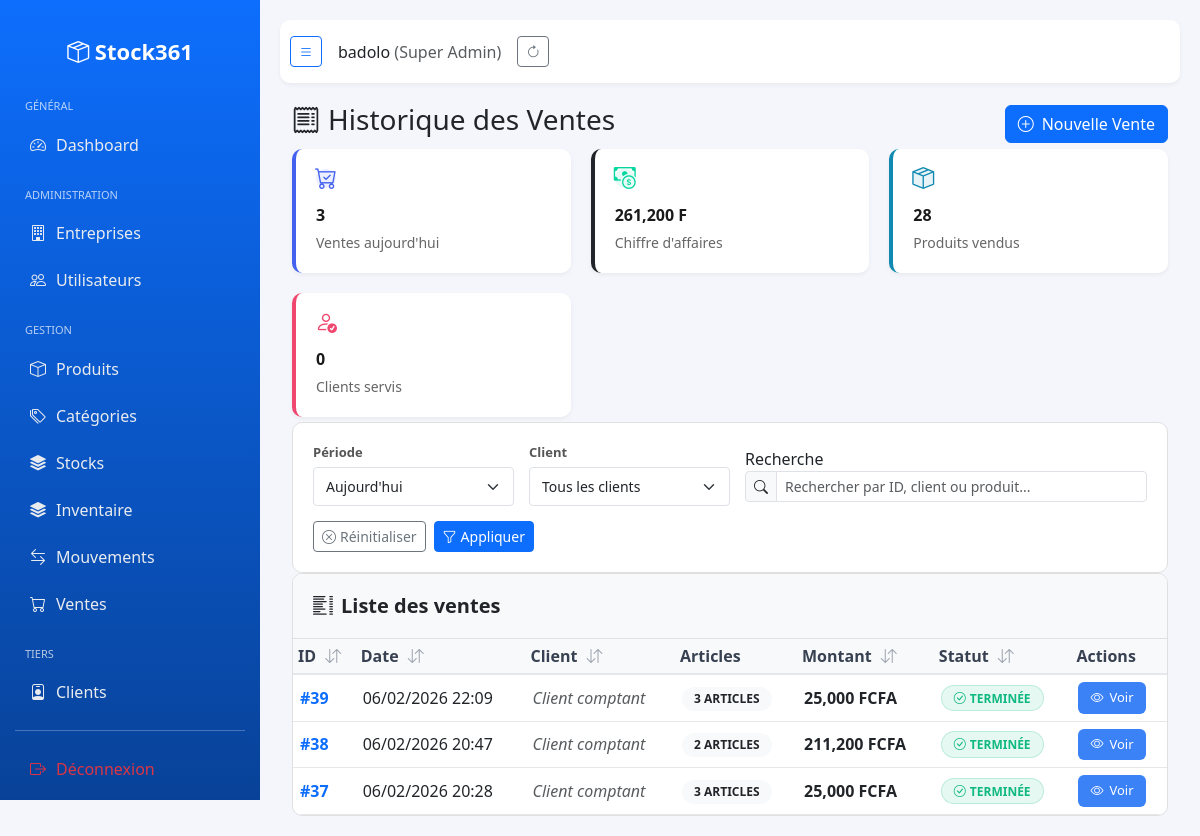
/vente/ (signed in), run on the app's committed database.
### entreprise/models.py (models this page shows, shortened)
class Utilisateur(AbstractUser):
    class TypeUtilisateur(models.TextChoices):
        SUPER_ADMIN = 'super_admin', 'Super Admin'
        RESPONSABLE = 'responsable', 'Responsable'
        GERANT = 'gerant', 'Gérant/Secrétaire'
    entreprise = models.ForeignKey(
        Entreprise,
        on_delete=models.CASCADE,
        related_name='utilisateurs',
        blank=True,
        null=True
    )
    type_utilisateur = models.CharField(
        max_length=20,
        choices=TypeUtilisateur.choices,
        default=TypeUtilisateur.GERANT
    )
    est_actif = models.BooleanField(default=True)
    telephone = models.CharField(max_length=20, blank=True, null=True)
    adresse = models.CharField(max_length=255, blank=True, null=True)
    date_creation = models.DateTimeField(default=timezone.now)
    @property
    def est_super_admin(self):
        return self.type_utilisateur == self.TypeUtilisateur.SUPER_ADMIN
    def get_role_display(self):
        return self.get_type_utilisateur_display()
    @property
    def responsable(self):
        """
        Retourne le premier utilisateur de type 'responsable' ou None
        """
        return self.utilisateurs.filter(type_utilisateur='responsable').first()

### vente/models.py (models this page shows, shortened)
class Vente(models.Model):
    entreprise = models.ForeignKey(Entreprise, on_delete=models.CASCADE)
    client = models.ForeignKey(Client, on_delete=models.SET_NULL, null=True, blank=True)
    utilisateur = models.ForeignKey(Utilisateur, on_delete=models.SET_NULL, null=True)
    date = models.DateTimeField(default=timezone.now)
    total = models.DecimalField(max_digits=12, decimal_places=2, default=0)
    recu_pdf = models.FileField(upload_to='recu_vente/', blank=True, null=True)

### vente/views.py (the view, shortened to what this page needs)
# urls.py: path('', views.VenteListView.as_view(), name='vente_list'),
class VenteListView(LoginRequiredMixin, ListView):
    model = Vente
    template_name = "vente/vente_list.html"
    context_object_name = "page_obj"  # Pour la pagination
    paginate_by = 20  # Nombre d'éléments par page
    def get_queryset(self):
        user = self.request.user
        queryset = Vente.objects.all()
        if not user.est_super_admin:
            queryset = queryset.filter(entreprise=user.entreprise)
        period = self.request.GET.get('period', 'today')
        if period == 'today':
            today = timezone.now().date()
            queryset = queryset.filter(date__date=today)
        elif period == 'week':
            week_ago = timezone.now() - timedelta(days=7)
            queryset = queryset.filter(date__gte=week_ago)
        elif period == 'month':
            month_ago = timezone.now() - timedelta(days=30)
            queryset = queryset.filter(date__gte=month_ago)
        client_id = self.request.GET.get('client')
        if client_id:
            queryset = queryset.filter(client_id=client_id)
        search = self.request.GET.get('search')
        if search:
            queryset = queryset.filter(
                Q(id__icontains=search) |
                Q(client__nom__icontains=search) |
                Q(lignes__produit__nom__icontains=search)
            ).distinct()
        sort = self.request.GET.get('sort')
        if not sort:
            queryset = queryset.order_by('-date')
        return queryset
    def get_context_data(self, **kwargs):
        context = super().get_context_data(**kwargs)
        user = self.request.user
        today = timezone.now().date()
        ventes_aujourdhui = Vente.objects.filter(
            entreprise=user.entreprise,
            date__date=today
        ) if not user.est_super_admin else Vente.objects.filter(date__date=today)
        context['ventes_aujourdhui'] = ventes_aujourdhui.count()
        ca_aujourdhui = ventes_aujourdhui.aggregate(total=Sum('total'))['total'] or 0
        context['ca_aujourdhui'] = ca_aujourdhui
        produits_vendus_aujourdhui = LigneVente.objects.filter(
            vente__in=ventes_aujourdhui
        ).aggregate(total=Sum('quantite'))['total'] or 0
        context['produits_vendus_aujourdhui'] = produits_vendus_aujourdhui
        clients_aujourdhui = ventes_aujourdhui.filter(
            client__isnull=False
        ).values('client').distinct().count()
        context['clients_aujourdhui'] = clients_aujourdhui
        context['clients_list'] = Client.objects.filter(
            entreprise=user.entreprise
        ) if not user.est_super_admin else Client.objects.all()
        context['current_period'] = self.request.GET.get('period', 'today')
        context['current_client'] = self.request.GET.get('client', '')
        context['current_search'] = self.request.GET.get('search', '')
        context['current_sort'] = self.request.GET.get('sort', '')
        return context

### templates/vente/vente_list.html (shortened to what this page needs)
{% extends "base.html" %}
{% load static humanize %}
{% block content %}
<div class="container-fluid">
    <div class="d-flex justify-content-between align-items-center mb-1 mt-1">
        <div>
            <h1 class="h3  text-gray-800">
                <i class="bi bi-receipt me-2"></i>Historique des Ventes
            </h1>
        </div>
        <a href="{% url 'vente_create' %}" class="btn btn-primary">
            <i class="bi bi-plus-circle me-2"></i>Nouvelle Vente
        </a>
    </div>
    <div class="card-grid">
        <div class="stat-card stat-card-primary">
            <div class="stat-icon stat-icon-primary">
                <i class="bi bi-cart-check"></i>
            </div>
            <div class="stat-value">{{ ventes_aujourdhui|intcomma }}</div>
            <div class="stat-label">Ventes aujourd'hui</div>
        </div>
        <div class="stat-card">
            <div class="stat-icon stat-icon-success">
                <i class="bi bi-cash-coin"></i>
            </div>
            <div class="stat-value">{{ ca_aujourdhui|floatformat:0|intcomma }} F</div>
            <div class="stat-label">Chiffre d'affaires</div>
        </div>
        <div class="stat-card stat-card-info">
            <div class="stat-icon stat-icon-info">
                <i class="bi bi-box-seam"></i>
            </div>
            <div class="stat-value">{{ produits_vendus_aujourdhui|intcomma }}</div>
            <div class="stat-label">Produits vendus</div>
        </div>
        <div class="stat-card stat-card-warning">
            <div class="stat-icon stat-icon-warning">
                <i class="bi bi-person-check"></i>
            </div>
            <div class="stat-value">{{ clients_aujourdhui|intcomma }}</div>
            <div class="stat-label">Clients servis</div>
        </div>
    </div>
    <div class="filter-bar">
        <div class="filter-row">
            <div class="filter-group">
                <label for="periodFilter">Période</label>
                <select id="periodFilter" class="form-select form-select-sm">
                    <option value="today" {% if current_period == 'today' %}selected{% endif %}>Aujourd'hui</option>
                </select>
            </div>
            <div class="filter-group">
                <label for="clientFilter">Client</label>
                <select id="clientFilter" class="form-select form-select-sm">
                    <option value="">Tous les clients</option>
                </select>
            </div>
            <div class="search-box">
                <label for="searchInput">Recherche</label>
                <div class="input-group input-group-sm">
                    <span class="input-group-text"><i class="bi bi-search"></i></span>
                    <input type="text" id="searchInput" class="form-control"
                           placeholder="Rechercher par ID, client ou produit..."
                           value="{{ current_search }}">
                </div>
            </div>
            <div class="d-flex align-items-end gap-2">
                <button class="btn btn-outline-secondary btn-sm" onclick="resetFilters()">
                    <i class="bi bi-x-circle me-1"></i>Réinitialiser
                </button>
                <button class="btn btn-primary btn-sm" onclick="applyFilters()">
                    <i class="bi bi-funnel me-1"></i>Appliquer
                </button>
            </div>
        </div>
    </div>
    <div class="table-container">
        <div class="table-header">
            <h5><i class="bi bi-list-columns me-2"></i>Liste des ventes</h5>
        </div>
        <div class="table-responsive">
            <table class="data-table">
                <thead>
                    <tr>
                        <th onclick="sortTable(1)">
                            ID {% if current_sort == '1' %}<i class="bi bi-arrow-up"></i>{% elif current_sort == '-1' %}<i class="bi bi-arrow-down"></i>{% else %}<i class="bi bi-arrow-down-up"></i>{% endif %}
                        </th>
                        <th onclick="sortTable(2)">
                            Date {% if current_sort == '2' %}<i class="bi bi-arrow-up"></i>{% elif current_sort == '-2' %}<i class="bi bi-arrow-down"></i>{% else %}<i class="bi bi-arrow-down-up"></i>{% endif %}
                        </th>
                        <th onclick="sortTable(3)">
                            Client {% if current_sort == '3' %}<i class="bi bi-arrow-up"></i>{% elif current_sort == '-3' %}<i class="bi bi-arrow-down"></i>{% else %}<i class="bi bi-arrow-down-up"></i>{% endif %}
                        </th>
                        <th>Articles</th>
                        <th onclick="sortTable(5)">
                            Montant {% if current_sort == '5' %}<i class="bi bi-arrow-up"></i>{% elif current_sort == '-5' %}<i class="bi bi-arrow-down"></i>{% else %}<i class="bi bi-arrow-down-up"></i>{% endif %}
                        </th>
                        <th onclick="sortTable(6)">
                            Statut {% if current_sort == '6' %}<i class="bi bi-arrow-up"></i>{% elif current_sort == '-6' %}<i class="bi bi-arrow-down"></i>{% else %}<i class="bi bi-arrow-down-up"></i>{% endif %}
                        </th>
                        <th>Actions</th>
                    </tr>
                </thead>
                <tbody>
                    {% for vente in page_obj %}
                    <tr>
                        <td>
                            <span class="fw-semibold text-primary">#{{ vente.id }}</span>
                        </td>
                        <td>
                            <div class="d-flex flex-column">
                                <span class="fw-medium">{{ vente.date|date:"d/m/Y" }} {{ vente.date|date:"H:i" }}</span>
                            </div>
                        </td>
                        <td>
                            {% if vente.client %}
                            <div class="d-flex align-items-center gap-2">
                                <div class="bg-primary bg-opacity-10 text-primary rounded-circle d-flex align-items-center justify-content-center"
                                     style="width: 32px; height: 32px;">
                                    <i class="bi bi-person"></i>
                                </div>
                                <span>{{ vente.client.nom }}</span>
                            </div>
                            {% else %}
                            <span class="text-muted fst-italic">Client comptant</span>
                            {% endif %}
                        </td>
                        <td>
                            <span class="badge bg-light text-dark">
                                {{ vente.lignes.count }} article{{ vente.lignes.count|pluralize }}
                            </span>
                        </td>
                        <td>
                            <span class="fw-bold">{{ vente.total|floatformat:0|intcomma }} FCFA</span>
                        </td>
                        <td>
                            <span class="badge badge-success">
                                <i class="bi bi-check-circle me-1"></i>Terminée
                            </span>
                        </td>
                        <td>
                            <a href="{% url 'vente_detail' vente.pk %}" class="view-link">
                                <i class="bi bi-eye"></i> Voir
                            </a>
                        </td>
                    </tr>
                    {% endfor %}
                </tbody>
            </table>
        </div>
    </div>
</div>
{% endblock %}

### templates/base.html (shortened to what this page needs)
<!DOCTYPE html>
<html lang="fr">
{% load static %}
<head>
    <link href="{% static 'vendor/bootstrap/css/bootstrap.min.css' %}" rel="stylesheet">
    <link href="{% static 'vendor/bootstrap-icons/font/bootstrap-icons.css' %}" rel="stylesheet">
    <link rel="stylesheet" href="{% static 'vendor/datatables/css/jquery.dataTables.min.css' %}">
    <link rel="stylesheet" href="{% static 'vendor/datatables/css/dataTables.bootstrap5.min.css' %}">
    <link rel="stylesheet" href="{% static 'vendor/datatables/css/buttons.bootstrap5.min.css' %}">
    <link rel="stylesheet" href="{% static 'vendor/datatables/css/select.bootstrap5.min.css' %}">
    <link rel="stylesheet" href="{% static 'vendor/datatables/css/responsive.bootstrap5.min.css' %}">
</head>
<body>
<div class="sidebar" id="sidebar">
    <div class="brand">
        <i class="bi bi-box-seam"></i> <span>Stock361</span>
    </div>
    {% if request.user.est_super_admin %}
        <div class="menu-title">Général</div>
        <a href="{% url 'dashboard' %}"><i class="bi bi-speedometer2"></i> <span>Dashboard</span></a>
        <div class="menu-title">Administration</div>
        <a href="{% url 'entreprise_list' %}"><i class="bi bi-building"></i> <span>Entreprises</span></a>
        <a href="{% url 'utilisateur_list' %}"><i class="bi bi-people"></i> <span>Utilisateurs</span></a>
        <div class="menu-title">Gestion</div>
        <a href="{% url 'produit:produit_list' %}"><i class="bi bi-box"></i> <span>Produits</span></a>
        <a href="{% url 'produit:categorie_list' %}">
            <i class="bi bi-tags"></i> <span>Catégories</span>
        </a>
        <a href="{% url 'stock_list' %}"><i class="bi bi-stack"></i> <span>Stocks</span></a>
        <a href="{% url 'inventaire_list' %}"><i class="bi bi-stack"></i> <span>Inventaire</span></a>
        <a href="{% url 'mouvement_list' %}"><i class="bi bi-arrow-left-right"></i> <span>Mouvements</span></a>
        <a href="{% url 'vente_list' %}"><i class="bi bi-cart"></i> <span>Ventes</span></a>
        <div class="menu-title">Tiers</div>
        <a href="{% url 'client_list' %}"><i class="bi bi-person-badge"></i> <span>Clients</span></a>
    {% endif %}
    <hr class="text-white">
    <a href="{% url 'logout' %}" class="text-danger"><i class="bi bi-box-arrow-right"></i> <span>Déconnexion</span></a>
</div>
<div class="main" id="main">
    <div class="topbar">
        <div class="d-flex align-items-center gap-3">
            <button class="btn btn-sm btn-outline-primary" id="toggleSidebar"><i class="bi bi-list"></i></button>
            <div class="user-info">
                {{ request.user.username }}
                <span class="text-muted">({{ request.user.get_role_display }})</span>
            </div>
            <button class="btn btn-sm btn-outline-secondary" id="refreshBtn" title="Actualiser">
                <i class="bi bi-arrow-clockwise"></i>
            </button>
        </div>
    </div>
    {% block content %}{% endblock %}
</div>
<div id="toastContainer" class="toast-container position-fixed bottom-0 end-0 p-3"></div>
</body>
</html>

### data on the page
Utilisateur: user.username "badolo", user.role "Super Admin"
Vente: id "39", date "06/02/2026", date "22:09", shows "Client comptant", lignes.count "3", total "25,000"
Vente: id "38", date "06/02/2026", date "20:47", shows "Client comptant", lignes.count "2", total "211,200"
Vente: id "37", date "06/02/2026", date "20:28", shows "Client comptant", lignes.count "3", total "25,000"

### other printed values
{{ ventes_aujourdhui|intcomma }} "3"
{{ ca_aujourdhui|floatformat:0|intcomma }} "261,200"
{{ produits_vendus_aujourdhui|intcomma }} "28"
{{ clients_aujourdhui|intcomma }} "0"
